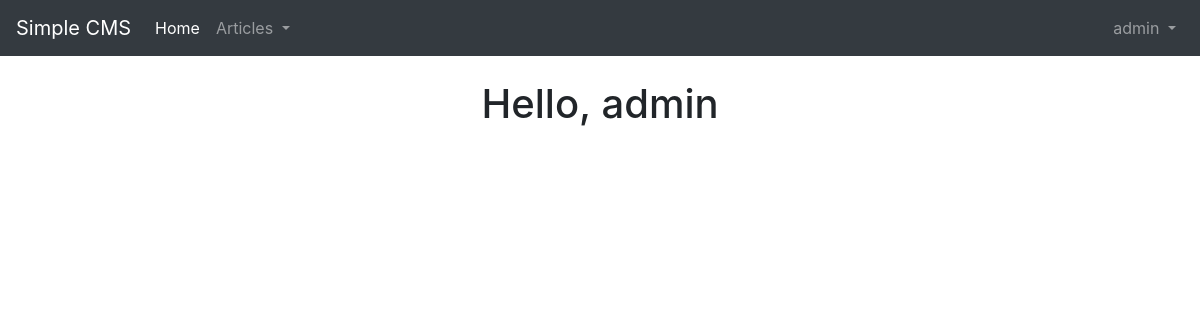
The app's page /home (signed in), older data.
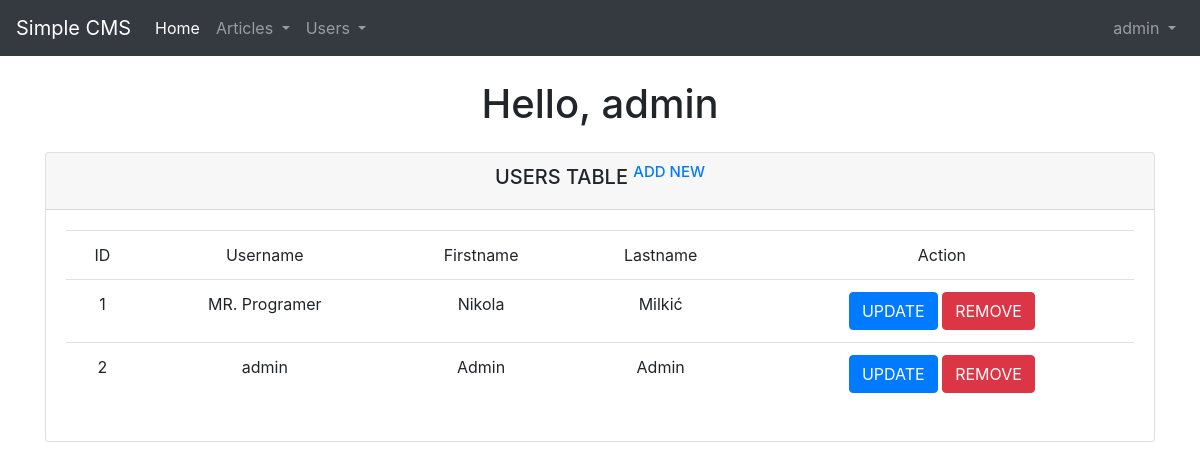
The same page, newer data.
### tables this page shows
CREATE TABLE `users` (
  `ID` int(11) NOT NULL,
  `username` varchar(20) NOT NULL,
  `password` varchar(255) NOT NULL,
  `firstname` varchar(25) NOT NULL,
  `lastname` varchar(25) NOT NULL,
  `email` varchar(45) NOT NULL,
  `role` int(11) NOT NULL DEFAULT '1',
  `nickname` varchar(25) DEFAULT NULL,
  `avatar` varchar(255) DEFAULT NULL,
  `registred_at` timestamp NOT NULL DEFAULT CURRENT_TIMESTAMP
);

### config.php (called while the page is built, shortened)
<?php
	require_once 'includes/user.class.php';
	$User_Class = new \site\userClass\user();
	$User_Class->getUserData();
?>

### includes/db.class.php (called while the page is built, shortened)
<?php
	class connection {
		private static $conn, $db_name;
		public static function Select($query, $database = db_name) {
			$result = self::$conn->query($query);
			return $result;
		}
		public static function OpenConnection() {
			self::$conn = new \mysqli(db_host, db_user, db_pass, db_name);
		}
	}
?>

### includes/user.class.php (called while the page is built, shortened)
<?php
	require_once 'includes/db.class.php';
	class user {
		public function getUserData($userID = null) {
			if ($userID === null) {
				$query = sprintf("SELECT * FROM users WHERE ID = '%s'", $_SESSION['user']);
			} else {
				$query = sprintf("SELECT * FROM users WHERE ID = '%s'", $userID);
			}
			$result = connection::Select($query);
		}
		public function getUsersData() {
			$query = "SELECT * FROM users";
			$result = connection::Select($query);
			return $result;
		}
	}
?>

### index.php (the view, shortened to what this page needs)
<?php
	require_once 'config.php';
	$page = "Home Page";
?>
<!doctype html>
<html lang="en">
	<?php include_once 'includes/head.php'; ?>
	<body>
		<?php include_once 'includes/header.php'; ?>
		<div class="container">
			<h1 class="text-center mb-4">Hello, <?php echo $User_Class->getData['username']; ?></h1>
			<?php
				if ($User_Class->getData['role'] >= 2) {
					echo '
						<div class="card mb-3 text-center">
							<div class="card-header">
								<h5>USERS TABLE <sup><a href="">ADD NEW</a></sup><h5>
							</div>
							<div class="card-body">
								<table class="table">
									<tr>
										<td scope="col">ID</td>
										<td scope="col">Username</td>
										<td scope="col">Firstname</td>
										<td scope="col">Lastname</td>
										<td scope="col">Action</td>
									</tr>';
									$result = $User_Class->getUsersData();
									while ($Users_Data = $result->fetch_assoc()) {
										echo '
											<tr>
												<td scope="row">'. $Users_Data['ID'] .'</td>
												<td>'. $Users_Data['username'] .'</td>
												<td>'. $Users_Data['firstname'] .'</td>
												<td>'. $Users_Data['lastname'] .'</td>
												<td><button class="btn btn-primary">UPDATE</button> <button class="btn btn-danger">REMOVE</button></td>
											</tr>';
									}
					echo '
							</table>
						</div>
					</div>';
				}
			?>
		</div>
	</body>
</html>

### includes/header.php (shortened to what this page needs)
<nav class="navbar navbar-expand-lg navbar-dark bg-dark mb-4">
	<a class="navbar-brand" href="<?php echo URL; ?>/home">Simple CMS</a>
	<div class="collapse navbar-collapse" id="navbarNav">
		<ul class="navbar-nav">
			<li class="nav-item <?php echo ($page === 'Home Page') ? 'active' : '' ; ?>">
				<a class="nav-link" href="<?php echo URL; ?>/home">Home <span class="sr-only">(current)</span></a>
			</li>
			<li class="nav-item dropdown <?php echo ($page === 'List Articles') ? 'active' : '' ; ?>">
				<a class="nav-link dropdown-toggle" href="#" id="navbarDropdown" role="button" data-toggle="dropdown" aria-haspopup="true" aria-expanded="false">
					Articles
				</a>
			</li>
			<?php
				$active = ($page === "List Users") ? "active" : "";
				if ($User_Class->getData['role'] >= 2) {
					echo '
						<li class="nav-item dropdown '. $active .'">
							<a class="nav-link dropdown-toggle" href="#" id="navbarDropdown" role="button" data-toggle="dropdown" aria-haspopup="true" aria-expanded="false">
								Users
							</a>
							<div class="dropdown-menu dropdown-menu-right" aria-labelledby="navbarDropdown">
								<a class="dropdown-item" href="'. URL .'/users">List All</a>
								<a class="dropdown-item disabled" href="#">New User</a>
							</div>
						</li>';
				}
			?>
		</ul>
		<ul class="nav navbar-nav ml-auto">
			<li class="nav-item dropdown <?php echo ($page === 'Profile') ? 'active' : '' ; ?>">
				<a class="nav-link dropdown-toggle" href="#" id="navbarDropdown" role="button" data-toggle="dropdown" aria-haspopup="true" aria-expanded="false">
					<?php echo $User_Class->getData['username']; ?>
				</a>
			</li>
		</ul>
	</div>
</nav>

Row changes from the older to the newer data that the page shows:
now on one of the page's lists (row edited): users: ID "2", username "admin", firstname "Admin", lastname "Admin"
changed users "admin": role 1 → 2 (drawn)
now on this page (row unchanged): users: ID "1", username "MR. Programer", firstname "Nikola", lastname "Milkić"
Text that changed along with them:
text now shown: "Users USERS TABLE ADD NEW ID Username Firstname Lastname Action"
